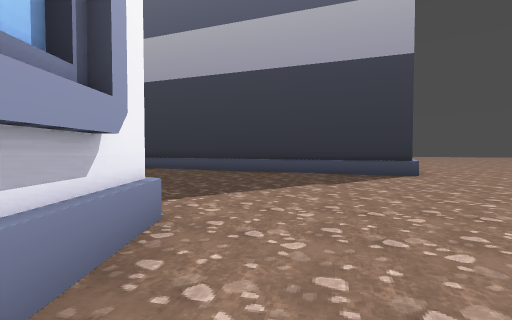
View 1 (above)

15 first-person views from a walk through a 3-D level made in the Godot game engine. The camera is 1.3 m above the floor, tilts 2° down and sees 80° across. The floor is counted in squares, 2 m on a side. Each view is taken from the middle of a square. On the plan, view 1 faces up. The plan holds only what a view shows up to about 10 squares ahead; the rest is blank. The place goes on beyond the plan.

View 2
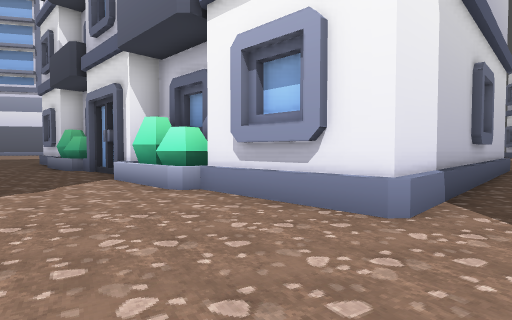

View 3
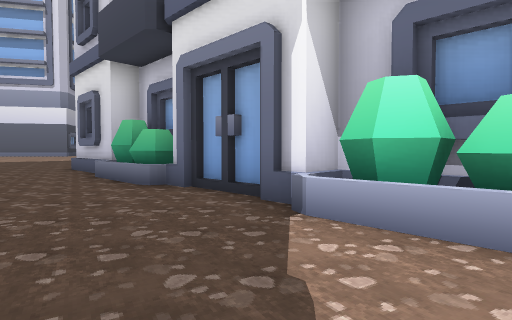

View 4
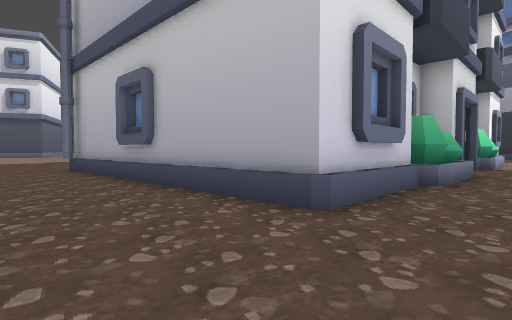

View 5
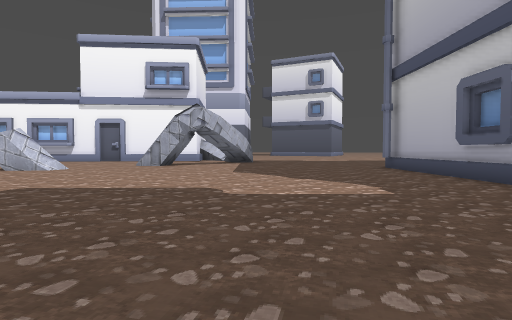

View 6
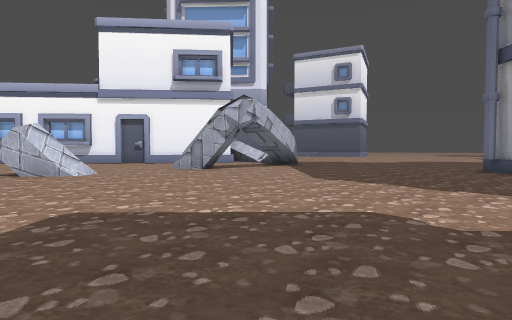

View 7
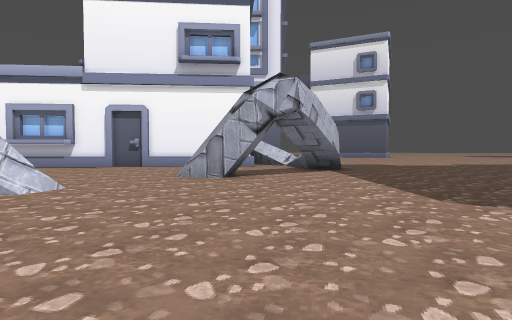

View 8
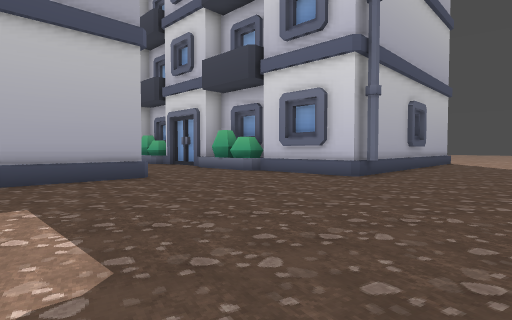

View 9
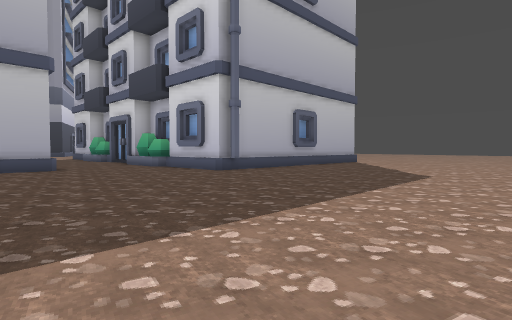

View 10
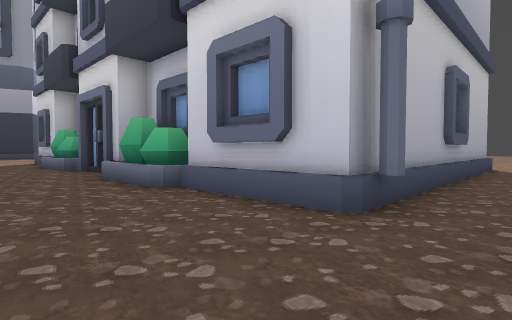

View 11
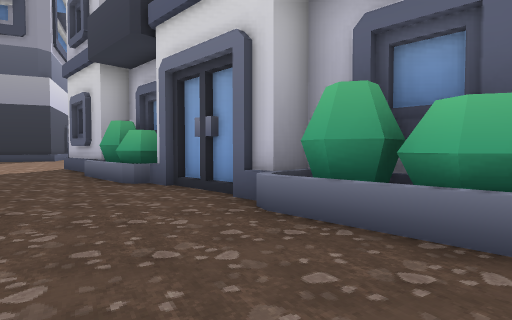

View 12
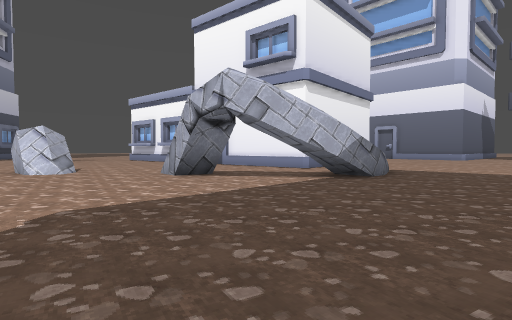

View 13
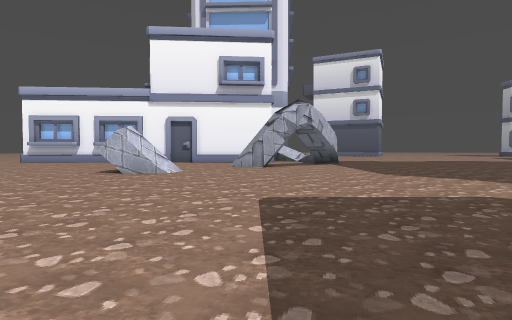

View 14
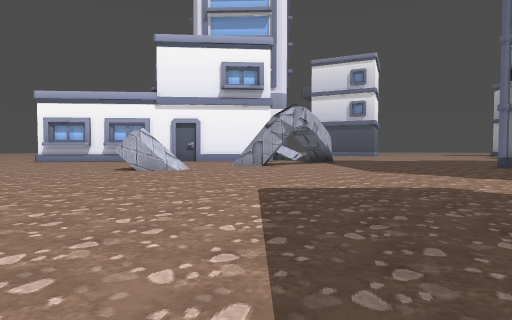

View 15
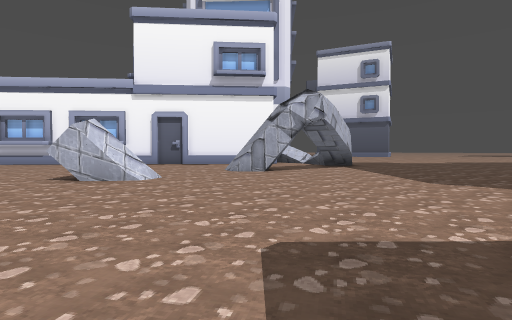

### Floor plan
Key: @ floor where view 1 was taken; # wall or solid block; . floor; / step, stairs or slope; = window, fence, low wall or low ledge; ^ raised ledge.
Columns run from 19 left of view 1 to 4 right of it. Each row starts with its distance up from view 1.
 10                  ###
  9                 ...###
  8                 .....###
  7                  .......
  6                  .......
  5                  .......
  4                 ........
  3          ##########....
  2                   #...
  1                   #...
  0                   #@..
 -1                   #...#
 -2                  ##...#
 -3                  #^...#
 -4                   #...#
 -5                   #...#
 -6                   #...#
 -7                   #...#
 -8                   #...#
 -9                   ^...#
-10                   #...#
-11                   #...#
-12      .. .##########...#
-13      .................#
-14      .................#
-15 ......................##
-16 ........................
-17  ...=##.................
-18   //  #.................
-19     ....................
-20     ...##...............
-21      ..##...............
-22       ..................
-23      .................
-24      .....#.......
-25      .....^......

Where each view was taken, in squares from view 1:
view 1: 0 up, 0 right, facing up
view 2: 4 up, 2 right, facing down-left
view 3: 1 down, 2 right, facing down-left
view 4: 15 down, 1 right, facing up-left
view 5: 17 down, 1 right, facing left
view 6: 19 down, 1 left, facing left
view 7: 20 down, 4 left, facing left
view 8: 19 down, 4 left, facing up-right
view 9: 23 down, 3 left, facing up-right
view 10: 17 down, 0 right, facing up-right
view 11: 12 down, 0 right, facing up-right
view 12: 14 down, 7 left, facing down-left
view 13: 21 down, 0 right, facing left
view 14: 21 down, 1 right, facing left
view 15: 21 down, 2 left, facing left
